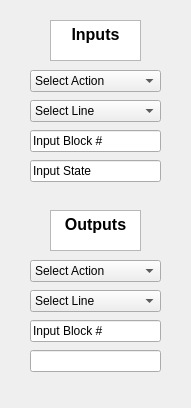
<?xml version="1.0" encoding="UTF-8"?>
<ui version="4.0">
 <class>MainWindow</class>
 <widget class="QMainWindow" name="MainWindow">
  <property name="geometry">
   <rect>
    <x>0</x>
    <y>0</y>
    <width>191</width>
    <height>408</height>
   </rect>
  </property>
  <property name="windowTitle">
   <string>MainWindow</string>
  </property>
  <widget class="QWidget" name="centralwidget">
   <widget class="QTextEdit" name="inputTitle">
    <property name="geometry">
     <rect>
      <x>50</x>
      <y>20</y>
      <width>91</width>
      <height>41</height>
     </rect>
    </property>
    <property name="html">
     <string>&lt;!DOCTYPE HTML PUBLIC &quot;-//W3C//DTD HTML 4.0//EN&quot; &quot;http://www.w3.org/TR/REC-html40/strict.dtd&quot;&gt;
&lt;html&gt;&lt;head&gt;&lt;meta name=&quot;qrichtext&quot; content=&quot;1&quot; /&gt;&lt;style type=&quot;text/css&quot;&gt;
p, li { white-space: pre-wrap; }
&lt;/style&gt;&lt;/head&gt;&lt;body style=&quot; font-family:'MS Shell Dlg 2'; font-size:7.8pt; font-weight:400; font-style:normal;&quot;&gt;
&lt;p align=&quot;center&quot; style=&quot; margin-top:0px; margin-bottom:0px; margin-left:0px; margin-right:0px; -qt-block-indent:0; text-indent:0px;&quot;&gt;&lt;span style=&quot; font-size:12pt; font-weight:600;&quot;&gt;Inputs&lt;/span&gt;&lt;/p&gt;&lt;/body&gt;&lt;/html&gt;</string>
    </property>
   </widget>
   <widget class="QTextEdit" name="outputTitle">
    <property name="geometry">
     <rect>
      <x>50</x>
      <y>210</y>
      <width>91</width>
      <height>41</height>
     </rect>
    </property>
    <property name="html">
     <string>&lt;!DOCTYPE HTML PUBLIC &quot;-//W3C//DTD HTML 4.0//EN&quot; &quot;http://www.w3.org/TR/REC-html40/strict.dtd&quot;&gt;
&lt;html&gt;&lt;head&gt;&lt;meta name=&quot;qrichtext&quot; content=&quot;1&quot; /&gt;&lt;style type=&quot;text/css&quot;&gt;
p, li { white-space: pre-wrap; }
&lt;/style&gt;&lt;/head&gt;&lt;body style=&quot; font-family:'MS Shell Dlg 2'; font-size:7.8pt; font-weight:400; font-style:normal;&quot;&gt;
&lt;p align=&quot;center&quot; style=&quot; margin-top:0px; margin-bottom:0px; margin-left:0px; margin-right:0px; -qt-block-indent:0; text-indent:0px;&quot;&gt;&lt;span style=&quot; font-size:12pt; font-weight:600;&quot;&gt;Outputs&lt;/span&gt;&lt;/p&gt;&lt;/body&gt;&lt;/html&gt;</string>
    </property>
   </widget>
   <widget class="QComboBox" name="inputSelectLine">
    <property name="geometry">
     <rect>
      <x>30</x>
      <y>100</y>
      <width>131</width>
      <height>22</height>
     </rect>
    </property>
    <item>
     <property name="text">
      <string>Select Line</string>
     </property>
    </item>
    <item>
     <property name="text">
      <string>Green Line</string>
     </property>
    </item>
    <item>
     <property name="text">
      <string>Red Line</string>
     </property>
    </item>
   </widget>
   <widget class="QComboBox" name="inputSelectAction">
    <property name="geometry">
     <rect>
      <x>30</x>
      <y>70</y>
      <width>131</width>
      <height>22</height>
     </rect>
    </property>
    <item>
     <property name="text">
      <string>Select Action</string>
     </property>
    </item>
    <item>
     <property name="text">
      <string>Set Switch State</string>
     </property>
    </item>
    <item>
     <property name="text">
      <string>Set Crossing State</string>
     </property>
    </item>
    <item>
     <property name="text">
      <string>Set Light State</string>
     </property>
    </item>
    <item>
     <property name="text">
      <string>Set Maintenance</string>
     </property>
    </item>
    <item>
     <property name="text">
      <string>Set Occupancy</string>
     </property>
    </item>
    <item>
     <property name="text">
      <string>Set Authority</string>
     </property>
    </item>
    <item>
     <property name="text">
      <string>Set Suggested Speed</string>
     </property>
    </item>
    <item>
     <property name="text">
      <string>Set Direction</string>
     </property>
    </item>
   </widget>
   <widget class="QLineEdit" name="inputSelectBlock">
    <property name="geometry">
     <rect>
      <x>30</x>
      <y>130</y>
      <width>131</width>
      <height>22</height>
     </rect>
    </property>
    <property name="text">
     <string>Input Block #</string>
    </property>
   </widget>
   <widget class="QLineEdit" name="inputSelectState">
    <property name="geometry">
     <rect>
      <x>30</x>
      <y>160</y>
      <width>131</width>
      <height>22</height>
     </rect>
    </property>
    <property name="text">
     <string>Input State</string>
    </property>
   </widget>
   <widget class="QComboBox" name="outputSelectAction">
    <property name="geometry">
     <rect>
      <x>30</x>
      <y>260</y>
      <width>131</width>
      <height>22</height>
     </rect>
    </property>
    <item>
     <property name="text">
      <string>Select Action</string>
     </property>
    </item>
    <item>
     <property name="text">
      <string>Set Switch State</string>
     </property>
    </item>
    <item>
     <property name="text">
      <string>Set Crossing State</string>
     </property>
    </item>
    <item>
     <property name="text">
      <string>Set Light State</string>
     </property>
    </item>
    <item>
     <property name="text">
      <string>Set Maintenance</string>
     </property>
    </item>
    <item>
     <property name="text">
      <string>Set Occupancy</string>
     </property>
    </item>
    <item>
     <property name="text">
      <string>Set Authority</string>
     </property>
    </item>
    <item>
     <property name="text">
      <string>Set Suggested Speed</string>
     </property>
    </item>
    <item>
     <property name="text">
      <string>Set Direction</string>
     </property>
    </item>
   </widget>
   <widget class="QLineEdit" name="outputSelectBlock">
    <property name="geometry">
     <rect>
      <x>30</x>
      <y>320</y>
      <width>131</width>
      <height>22</height>
     </rect>
    </property>
    <property name="text">
     <string>Input Block #</string>
    </property>
   </widget>
   <widget class="QComboBox" name="outputSelectLine">
    <property name="geometry">
     <rect>
      <x>30</x>
      <y>290</y>
      <width>131</width>
      <height>22</height>
     </rect>
    </property>
    <item>
     <property name="text">
      <string>Select Line</string>
     </property>
    </item>
    <item>
     <property name="text">
      <string>Green Line</string>
     </property>
    </item>
    <item>
     <property name="text">
      <string>Red Line</string>
     </property>
    </item>
   </widget>
   <widget class="QLineEdit" name="outputState">
    <property name="geometry">
     <rect>
      <x>30</x>
      <y>350</y>
      <width>131</width>
      <height>22</height>
     </rect>
    </property>
    <property name="text">
     <string/>
    </property>
   </widget>
  </widget>
 </widget>
 <resources/>
 <connections/>
</ui>
